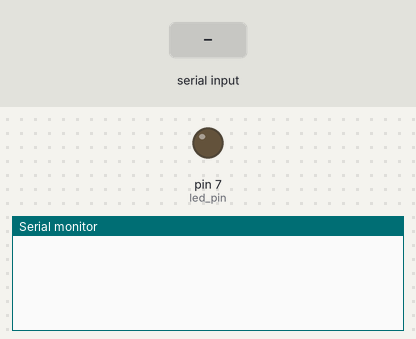
Simulated run of this sketch. Board: Arduino Uno, built with avr-gcc and run on an emulated ATmega328P. Shown: output pins drawn as LEDs (lit = HIGH), the last lines printed to the serial monitor. The inputs (shaded band) are chosen by the test bench.

Above: at 1.2 s.
1.3 s: "l\n" received over Serial
At 1.9 s:
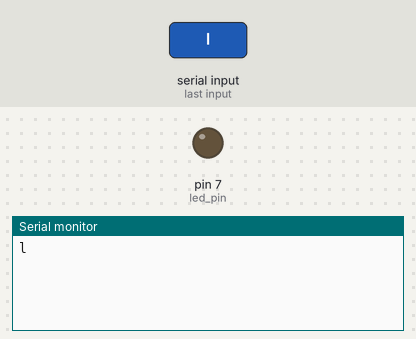
2.8 s: "1\n" received over Serial
At 4.2 s:
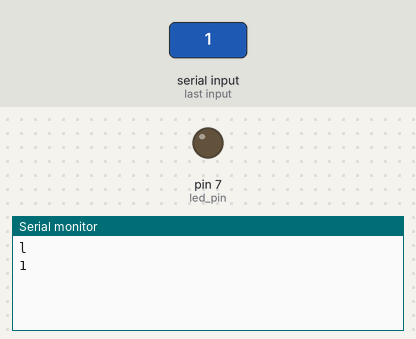

Measured:
- after the input at 1.3 s, the serial monitor: prints a new line at once (image 1)
- after the input at 2.8 s, the serial monitor: prints a new line at once (image 2)

The sketch:

test_led.ino
```cpp
#include <Arduino.h>

#define led_pin 7
void setup() {
    pinMode(led_pin, OUTPUT);
    Serial.begin(115200);
}
String str = "";
void loop() {
    if(Serial.available()) {
        char ch = Serial.read();
        if(ch != '\n')  str += ch;
        else {
            Serial.println(str);
            process_command(str);
            str = "";
        }
    }
}

void process_command(String s) {
    char first = s.charAt(0);
    char second = s.charAt(1);
    if(first == 'l') {
        if(second == '1')   digitalWrite(led_pin, 1);
    }
    if(first == 'l') {
        if(second == '0')   digitalWrite(led_pin, 0);
    }
}
```
